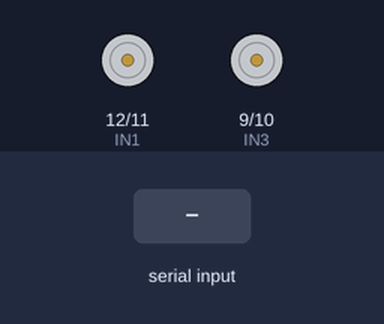
A sketch run on a simulated Arduino Uno, built with avr-gcc and run on an emulated ATmega328P. Parts: motor-driver pin pairs drawn as motors (green arrow = first pin HIGH = forward, orange = second pin HIGH = backward, longer = more drive, scaled by the enable pin). The inputs (shaded band) are chosen by the test bench. What the sketch prints to the serial monitor is not drawn.

Above: at 1.2 s.
1.3 s: "q" received over the second serial link
At 2.5 s:
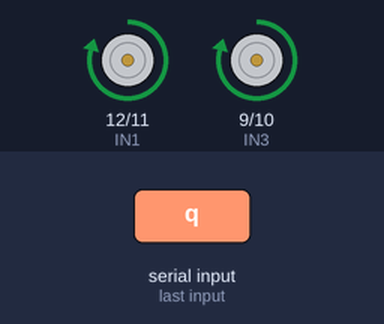
2.8 s: "b" received over the second serial link
At 3.8 s:
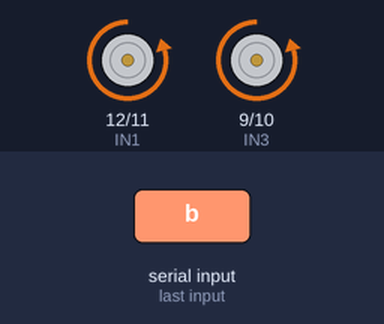
4.3 s: "w" received over the second serial link
At 4.9 s:
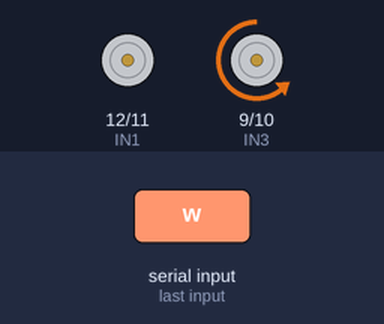
5.8 s: "d" received over the second serial link
At 6.1 s:
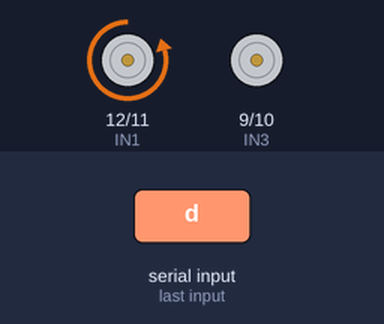
7.3 s: "s" received over the second serial link
At 8.4 s:
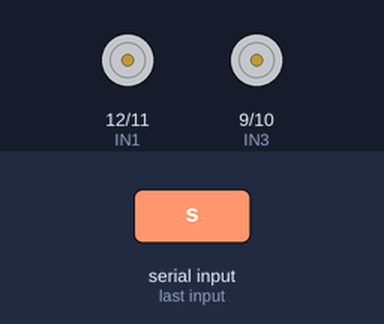
Timing chart, 0 to 9.8 s (numbered marks = the images above; inputs shaded):
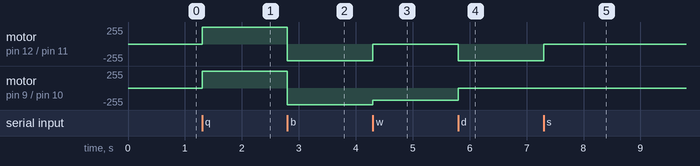

The sketch:

AUKDIcode5.ino
```cpp
#include <SoftwareSerial.h>

const int blueTx = 2;
const int blueRx = 3;
SoftwareSerial mySerial(blueTx, blueRx);

const int ENA = 6;  // PWM pin for controlling speed of motor A
const int IN1 = 12;  // direction pin 1 for motor A
const int IN2 = 11;  // direction pin 2 for motor A
const int ENB = 5;  // PWM pin for controlling speed of motor B
const int IN3 = 9;  // direction pin 1 for motor B
const int IN4 = 10;  // direction pin 2 for motor B

void setup() {
  // Bluetooth Setup
  Serial.begin(9600);
  mySerial.begin(9600);

  // Set pin modes
  pinMode(ENA, OUTPUT);
  pinMode(IN1, OUTPUT);
  pinMode(IN2, OUTPUT);
  pinMode(ENB, OUTPUT);
  pinMode(IN3, OUTPUT);
  pinMode(IN4, OUTPUT);

  Serial.println("Arduino Bluetooth Car is ready to start");
}

void moveMotors(int speedA, int speedB, bool dirA, bool dirB) {
  digitalWrite(IN1, dirA ? HIGH : LOW);
  digitalWrite(IN2, dirA ? LOW : HIGH);
  digitalWrite(IN3, dirB ? HIGH : LOW);
  digitalWrite(IN4, dirB ? LOW : HIGH);
  analogWrite(ENA, speedA);
  analogWrite(ENB, speedB);
}

void Forward() {
  moveMotors(250, 250, true, true);
}

void Backward() {
  moveMotors(250, 250, false, false);
}

void Right() {
  moveMotors(0, 180, true, false);
}

void Left() {
  moveMotors(180, 0, false, true);
}

void Stop() {
  moveMotors(0, 0, true, true);
}

void loop() {
  while (mySerial.available()) {
    char value = mySerial.read();
    Serial.print(value);

    switch (value) {
      case 'q':
        Forward();
        break;
      case 'b':
        Backward();
        break;
      case 'w':
        Right();
        break;
      case 'd':
        Left();
        break;
      case 's':
        Stop();
        break;
    }
  }
}
```

Measured:
- after the input at 1.3 s, motor on pin 12 (IN1) / pin 11 (IN2), motor on pin 9 (IN3) / pin 10 (IN4): stopped → forward 250/255 at once
- after the input at 2.8 s, motor on pin 12 (IN1) / pin 11 (IN2), motor on pin 9 (IN3) / pin 10 (IN4): forward 250/255 → backward 250/255 at once
- after the input at 4.3 s, motor on pin 12 (IN1) / pin 11 (IN2): backward 250/255 → stopped at once; motor on pin 9 (IN3) / pin 10 (IN4): backward 250/255 → backward 180/255 at once
- after the input at 5.8 s, motor on pin 12 (IN1) / pin 11 (IN2): stopped → backward 250/255 at once; motor on pin 9 (IN3) / pin 10 (IN4): backward 180/255 → stopped at once
- after the input at 7.3 s, motor on pin 12 (IN1) / pin 11 (IN2): backward 250/255 → stopped at once
